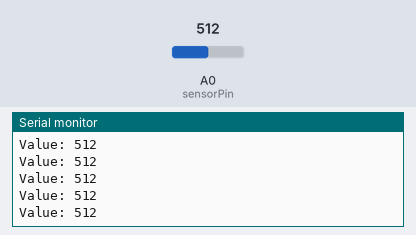
Bench run of a sketch on a simulated Arduino Uno, built with avr-gcc and run on an emulated ATmega328P. On the bench: the last lines printed to the serial monitor. The inputs (shaded band) are chosen by the test bench; at power-on: A0 (sensorPin) = 512.

Above: at 1.2 s.
1.3 s: A0 (sensorPin) set to 716
At 1.31 s:
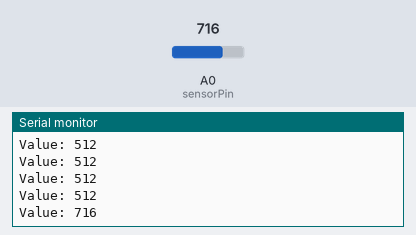
2.8 s: A0 (sensorPin) set to 900
At 2.81 s:
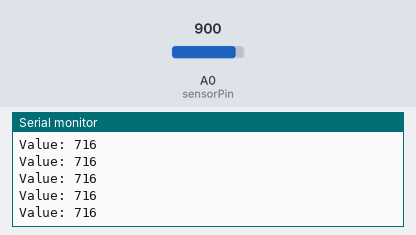
Timing chart, 0 to 5.8 s (numbered marks = the images above; inputs shaded):
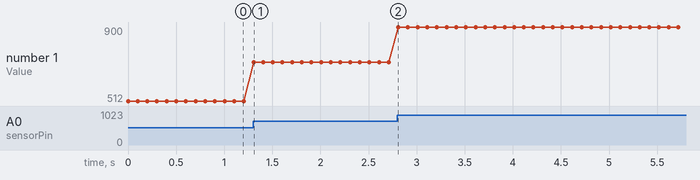

The sketch:

monitor_button_resitive_ladder_a2d_input.ino
```cpp
/*
   ~~~~~Prerequisites~~~~~

   TBC

   ~~~~~Details~~~~~~~~~~~~

   Authors: Ben Money-Coomes
   Date: 7/7/20
   Purpose: Test buttons using MD_UISwitch library - > monitor_button_resitive_ladder_a2d_input
   References: See OneNote

   ~~~~Version Control~~~~~

   v1.0 - [Checkpoint] This version is working and printing the analog values of the button to the serial monitor

   ----Notes---
   For the LCD Keypad shield from ebay the anaolgue input values at pin A0 are as follows:
   No button: 1023
   Select: 640
   Left: 410
   Up: 100
   Down: 257
   Right: 0

*/

/* * * * * * * * * * * * * * * * * * * * * * * * * * * * * * * * * * * * * * * * *
   Library Includes.                                                             *
 * * * * * * * * * * * * * * * * * * * * * * * * * * * * * * * * * * * * * * * * */
#include <MD_UISwitch.h>

/* * * * * * * * * * * * * * * * * * * * * * * * * * * * * * * * * * * * * * * * *
  Definitions                                                                    *
 * * * * * * * * * * * * * * * * * * * * * * * * * * * * * * * * * * * * * * * * */

int sensorPin = A0;    // select the input pin for the potentiometer
int sensorValue = 0;  // variable to store the value coming from the sensor


void setup() {
  Serial.begin(9600);
}

void loop() {
  // put your main code here, to run repeatedly:


  // read the value from the sensor:
  sensorValue = analogRead(sensorPin);

  Serial.print("Value: ");
  Serial.println(sensorValue);

  // stop the program for for <sensorValue> milliseconds:
  delay(100);

}
```

Measured:
- after the input at 1.3 s, the serial monitor: prints a new line at once (image 1)
- plotted number 1: 512 → 716 after the input at 1.3 s, 716 → 900 after the input at 2.8 s
